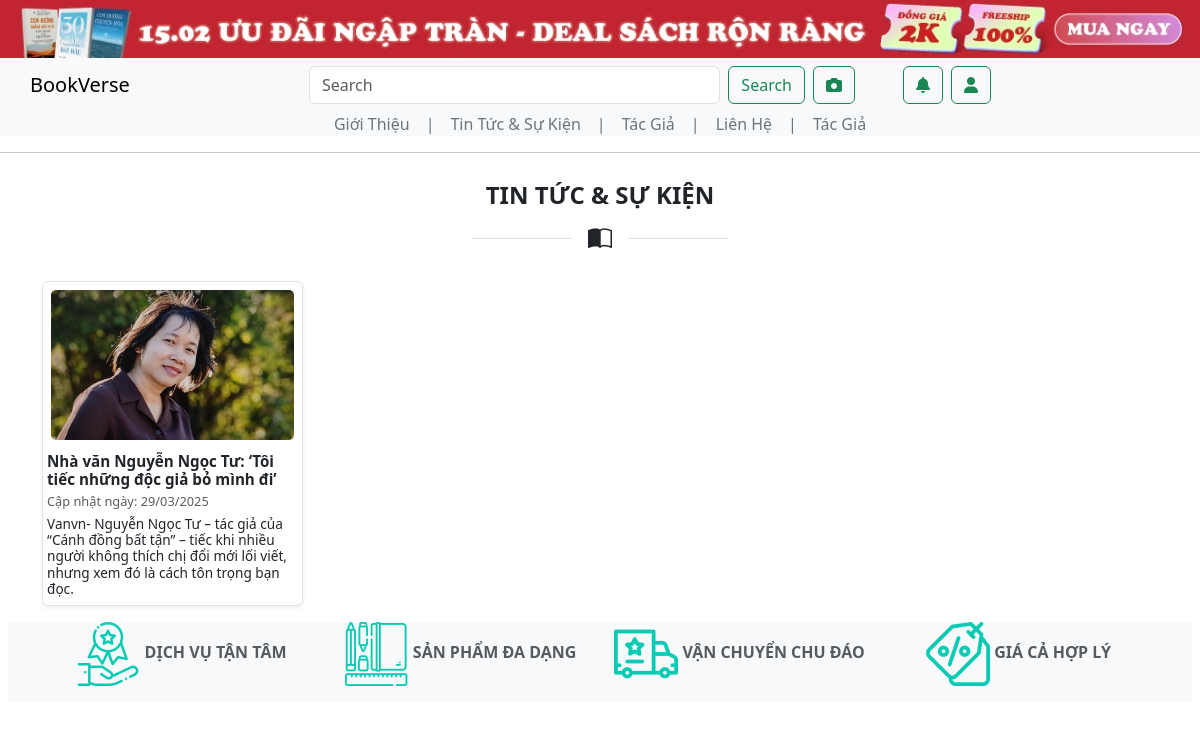
Screenshot of /tin_tuc/ with the database file from the repository.
### tables this page shows
CREATE TABLE `news` (
  `new_id` int(11) NOT NULL AUTO_INCREMENT,
  `user_id` int(11) NOT NULL,
  `title` text NOT NULL,
  `description` text NOT NULL,
  `content_1` text NOT NULL,
  `content_2` text NOT NULL,
  `date` date NOT NULL,
  `status` int(11) NOT NULL,
  `image_1` text NOT NULL,
  `image_2` text NOT NULL,
  `link` text NOT NULL,
  PRIMARY KEY (`new_id`),
  KEY `user_id` (`user_id`),
  CONSTRAINT `news_ibfk_1` FOREIGN KEY (`user_id`) REFERENCES `user` (`User_id`)
);

### src/controllers/tin_tuc.php (called while the page is built, shortened)
<?php
class Tin_tuc extends Controller
{
    private $NewsModel;
    public function __construct()
    {
        $this->NewsModel = $this->model("NewsModel");
    }
    function default()
    {
        $this->view("single_layout", [
            "Title" => "Tin Tức",
            "Page" => "news/news",
            "News" => $this->NewsModel->getNewsHome(),
        ]);
    }
}
?>

### src/core/App.php (called while the page is built, shortened)
<?php
class App
{
    protected $action = "default";
    function __construct()
    {
        $arr = $this->UrlProcess();
        if (!empty($arr) && file_exists("./src/controllers/" . $arr[0] . ".php")) {
            $this->controller = $arr[0];
            unset($arr[0]);
        } else {
            $this->setErrorController();
        }
        $this->controller = new $this->controller;
        $this->params = array_values($arr) ?: [];
        try {
            call_user_func_array([$this->controller, $this->action], $this->params);
        } catch (ArgumentCountError $e) {
            $this->setErrorController();
            call_user_func_array([$this->controller, "default"], []);
        }
    }
    function UrlProcess()
    {
        if (isset($_GET["url"])) {
            $url = filter_var(trim($_GET["url"], "/"));
            $segments = explode("/", $url);
            $filteredSegments = [];
            foreach ($segments as $segment) {
                if (empty($filteredSegments) || end($filteredSegments) !== $segment) {
                    $filteredSegments[] = $segment;
                }
            }
            return $filteredSegments;
        }
        return [];
    }
}

### index.php (called while the page is built, shortened)
<?php
$myApp = new App();
?>

### src/core/DB.php (called while the page is built, shortened)
<?php
class DB
{
    protected $servername = host_name;
    protected $username = db_user;
    protected $password = db_password;
    protected $dbname = db_name;
    function __construct()
    {
        $this->conn = mysqli_connect($this->servername, $this->username, $this->password, $this->dbname);
    }
}
?>

### src/models/NewsModel.php (called while the page is built, shortened)
<?php
class NewsModel extends DB
{
    public function getNewsHome()
    {
        $sql = "SELECT title, date,  status, description, image_1, link
                FROM news
                WHERE status = 1
                ORDER BY date DESC";
        $stmt = $this->conn->prepare($sql);
        $stmt->execute();
        $result = $stmt->get_result();
        $news = [];
        while ($row = $result->fetch_assoc()) {
            $news[] = $row;
        }
        return $news;
    }
}
?>

### src/views/pages/news/news.php (the view)
<div class="container mt-4">
    <span class="fw-bold d-block fs-4 text-center">TIN TỨC & SỰ KIỆN</span>
    <div class="d-flex align-items-center justify-content-center mt-2 mb-4">
        <div class="border-bottom" style="width: 100px;"></div>
        <i class="bi bi-book-half mx-3" style="font-size: 1.5rem;"></i>
        <div class="border-bottom" style="width: 100px;"></div>
    </div>
    <div class="row g-4">
        <?php foreach ($data["News"] as $news): ?>
            <div class="col-md-3">
                <a href="<?= APP_PATH ?>/tin_tuc/detail/<?= $news['link'] ?>" class="text-decoration-none text-dark">
                    <div class="border rounded shadow-sm h-100 overflow-hidden">
                        <div class="d-flex justify-content-center p-2">
                            <img src="<?= APP_PATH ?>/public/media/photos/news/<?= $news['image_1'] ?>" class="w-100"
                                style="height: 150px; object-fit: cover; border-radius: 5px;">
                        </div>
                        <div class="p-1 text-start">
                            <h6 class="fw-bold mb-1" style="font-size: 0.95rem;">
                                <?= $news['title'] ?>
                            </h6>
                            <small class="text-muted d-block mb-1" style="font-size: 0.8rem;">
                                Cập nhật ngày: <?= date('d/m/Y', strtotime($news['date'])) ?>
                            </small>
                            <p class="mb-1" style="font-size: 0.85rem; line-height: 1.2;">
                                <?= $news['description'] ?>
                            </p>
                        </div>
                    </div>
                </a>
            </div>
        <?php endforeach; ?>
    </div>
</div>

### rows the page displays
news: image_1 (picture), title "Nhà văn Nguyễn Ngọc Tư: ‘Tôi tiếc những độc giả bỏ mình đi’", date "29/03/2025", description "Vanvn- Nguyễn Ngọc Tư – tác giả của “Cánh đồng bất tận” – tiếc khi nhiều người không thích chị đổi mới lối viết, nhưng xem đó là cách tôn trọng bạn đọc."

### other values shown
ltrim(APP_PATH, '/') "BookVerse"
$policy[0] "DỊCH VỤ TẬN TÂM"
$policy[0] "SẢN PHẨM ĐA DẠNG"
$policy[0] "VẬN CHUYỂN CHU ĐÁO"
$policy[0] "GIÁ CẢ HỢP LÝ"
